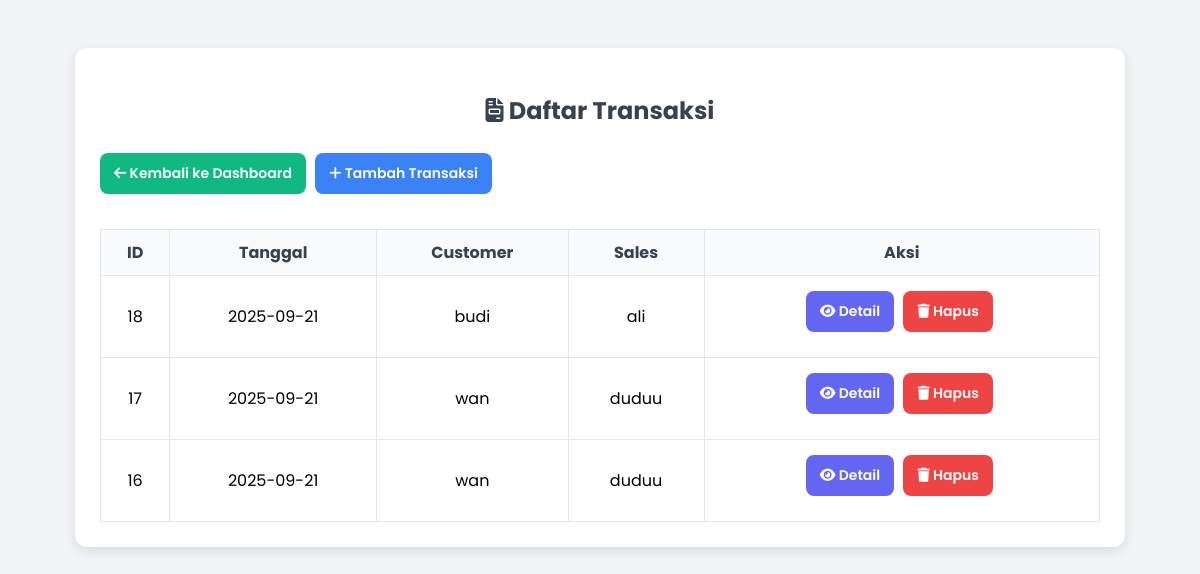
The page /views/transaksi/index.php (signed in) on the database its author committed.
### tables this page shows
CREATE TABLE `transaksi` (
  `id_transaksi` int(11) NOT NULL,
  `id_customer` int(11) DEFAULT NULL,
  `id_sales` int(11) DEFAULT NULL,
  `tanggal` date NOT NULL,
  `total` decimal(12,2) NOT NULL
);

CREATE TABLE `customer` (
  `id_customer` int(11) NOT NULL,
  `nama_customer` varchar(100) NOT NULL,
  `alamat` text DEFAULT NULL,
  `telepon` varchar(20) DEFAULT NULL
);

CREATE TABLE `sales` (
  `id_sales` int(11) NOT NULL,
  `nama_sales` varchar(100) NOT NULL,
  `telepon` varchar(20) DEFAULT NULL
);

### models/Transaksi.php (called while the page is built, shortened)
<?php
class Transaksi {
    private $conn;
    public function __construct($db){
        $this->conn = $db;
    }
    public function readAll(){
        $query = "SELECT t.*, c.nama_customer, s.nama_sales
                  FROM transaksi t
                  JOIN customer c ON t.id_customer=c.id_customer
                  JOIN sales s ON t.id_sales=s.id_sales
                  ORDER BY t.id_transaksi DESC";
        $stmt = $this->conn->prepare($query);
        $stmt->execute();
        return $stmt;
    }
}
?>

### views/transaksi/index.php (the view, shortened to what this page needs)
<?php
include "../../models/Transaksi.php";
$db = (new Database())->getConnection();
$transaksi = new Transaksi($db);
$stmt = $transaksi->readAll();
?>
<!DOCTYPE html>
<html lang="id">
<head>
    <link rel="stylesheet" href="https://cdnjs.cloudflare.com/ajax/libs/font-awesome/6.5.0/css/all.min.css">
</head>
<body>
<div class="container">
    <h2><i class="fa-solid fa-file-invoice"></i> Daftar Transaksi</h2>
    <a href="../../dashboard.php" class="btn btn-back"><i class="fa fa-arrow-left"></i> Kembali ke Dashboard</a>
    <a href="tambah.php" class="btn btn-add"><i class="fa fa-plus"></i> Tambah Transaksi</a>
    <table>
        <tr>
            <th>ID</th>
            <th>Tanggal</th>
            <th>Customer</th>
            <th>Sales</th>
            <th>Aksi</th>
        </tr>
        <?php while ($row = $stmt->fetch(PDO::FETCH_ASSOC)) { ?>
        <tr>
            <td><?= $row['id_transaksi'] ?></td>
            <td><?= $row['tanggal'] ?></td>
            <td><?= $row['nama_customer'] ?></td>
            <td><?= $row['nama_sales'] ?></td>
            <td>
                <a href="detail.php?id=<?= $row['id_transaksi'] ?>" class="btn btn-detail"><i class="fa fa-eye"></i> Detail</a>
                <a href="hapus.php?id=<?= $row['id_transaksi'] ?>" class="btn btn-delete" onclick="return confirm('Hapus transaksi ini?')"><i class="fa fa-trash"></i> Hapus</a>
            </td>
        </tr>
        <?php } ?>
    </table>
</div>
</body>
</html>

### views/transaksi/index.php (style rules this page uses)
body { font-family:'Poppins',sans-serif; background:#f3f4f6; padding:40px; }
.container { max-width:1000px; margin:auto; background:#fff; padding:25px; border-radius:12px; box-shadow:0 4px 12px rgba(0,0,0,.1); }
h2 { text-align:center; margin-bottom:20px; color:#374151; }
table { width:100%; border-collapse:collapse; margin-top:20px; }
th,td { border:1px solid #e5e7eb; padding:10px; text-align:center; }
th { background:#f9fafb; color:#374151; }
a.btn { padding:10px 14px; border-radius:8px; text-decoration:none; font-weight:600; margin:5px 5px 15px 0; display:inline-block; font-size:14px; }
.btn-add { background:#3b82f6; color:#fff; }
.btn-delete { background:#ef4444; color:#fff; }
.btn-detail { background:#6366f1; color:#fff; }
.btn-back { background:#10b981; color:#fff; }

### rows shown on the page
transaksi: id_transaksi "18", tanggal "2025-09-21", id_customer.nama_customer "budi", id_sales.nama_sales "ali"
transaksi: id_transaksi "17", tanggal "2025-09-21", id_customer.nama_customer "wan", id_sales.nama_sales "duduu"
transaksi: id_transaksi "16", tanggal "2025-09-21", id_customer.nama_customer "wan", id_sales.nama_sales "duduu"
